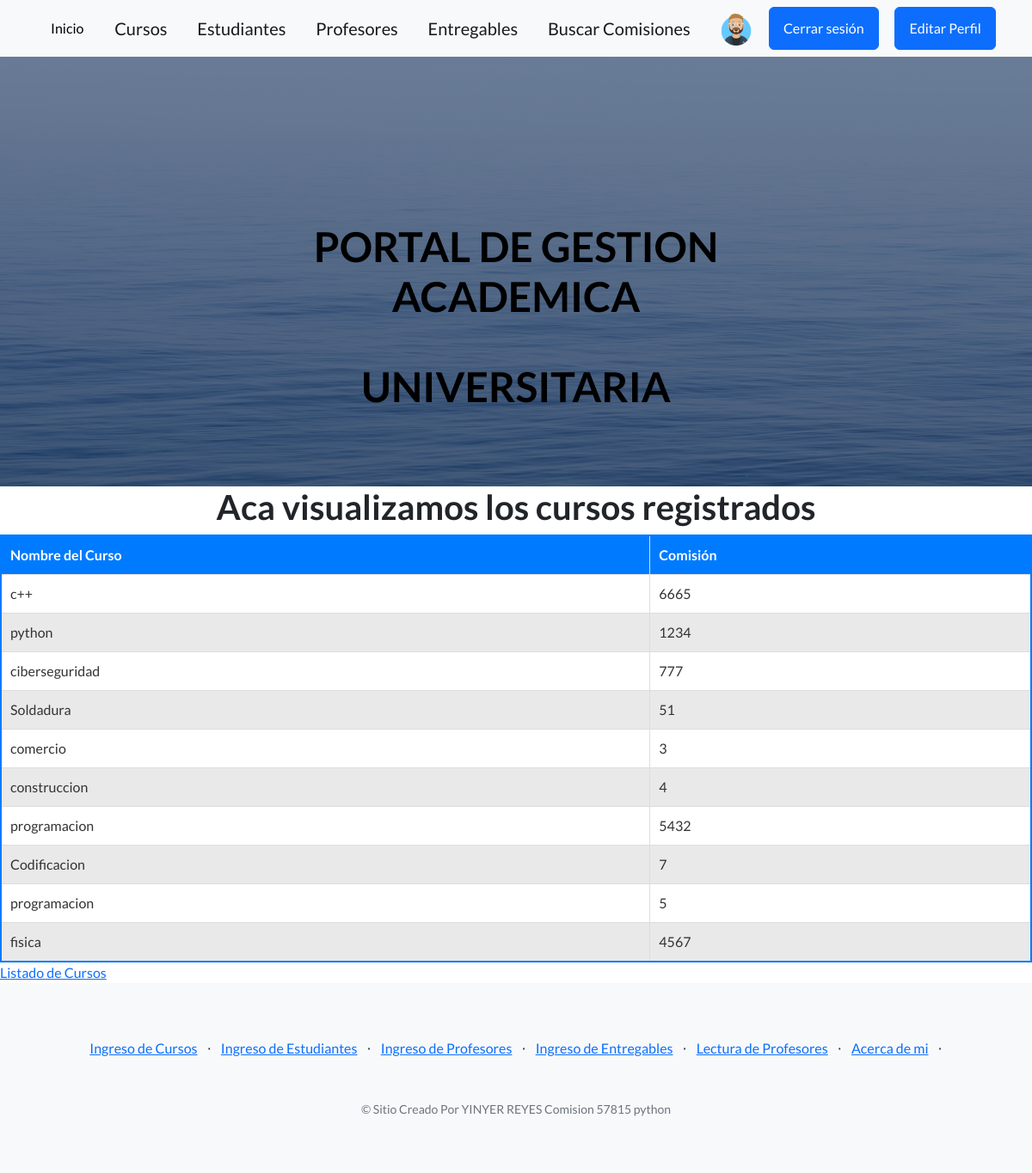
The page /appcoder/vista_cursos/ (signed in) on the database its author committed.
### usuarios/models.py (models this page shows, shortened)
class Avatar(models.Model):
    user = models.OneToOneField(User, on_delete=models.CASCADE,null=True, blank= True)
    imagen = models.ImageField(upload_to='avatares', null=True, blank= True)

### appcoder/models.py (models this page shows, shortened)
class Curso(models.Model):
    nombre = models.CharField(max_length=40)
    comision = models.IntegerField()

### appcoder/views.py (the view)
# urls.py: path("vista_cursos/", views.cursos, name="cursos"),
@login_required
def cursos(request):
    cursos = Curso.objects.all()
    return render(request, "appcoder/cursos.html", {"cursos":cursos})

### appcoder/templates/appcoder/cursos.html (shortened to what this page needs)
{% extends "appcoder/base.html"%}
{% block contenidoQueCambia %}
<head>
</head>
<body>
    <h1>Aca visualizamos los cursos registrados</h1>
</body>
</html>
<table style="width:100%; border: 2px solid #007BFF; background-color: #f5f5f5; color: #333;">
    <thead style="background-color: #007BFF; color: white;">
        <tr>
            <th style="padding: 10px; border: 1px solid #ddd;">Nombre del Curso</th>
            <th style="padding: 10px; border: 1px solid #ddd;">Comisión</th>
        </tr>
    </thead>
    <tbody>
        {% for curso in cursos %}
        <tr style="background-color: {% if forloop.counter0|divisibleby:2 %}#ffffff{% else %}#e9e9e9{% endif %};">
            <td style="padding: 10px; border: 1px solid #ddd;">{{ curso.nombre }}</td>
            <td style="padding: 10px; border: 1px solid #ddd;">{{ curso.comision }}</td>
        </tr>
        {% endfor %}
    </tbody>
</table>
<a href="{% url 'ListarCursos' %}"> Listado de Cursos </a>
{% endblock  %}

### appcoder/templates/appcoder/base.html (shortened to what this page needs)
{%load static %}
<!DOCTYPE html>
<html lang="en">
    <head>
        <link href="https://cdn.jsdelivr.net/npm/bootstrap-icons@1.5.0/font/bootstrap-icons.css" rel="stylesheet" type="text/css" />
        <link href="{% static 'appcoder/css/styles.css' %}" rel="stylesheet" />
    </head>
    <body>
        <nav class="navbar navbar-light bg-light static-top">
            <div class="container">
                <a class="btn btn-light" href="{% url 'inicio' %}">Inicio</a>
                <a class="navbar-brand" href="{% url 'cursos' %}">Cursos</a>
                <a class="navbar-brand" href="{% url 'estudiantes' %}">Estudiantes</a>
                <a class="navbar-brand" href="{% url 'profesores' %}">Profesores</a>
                <a class="navbar-brand" href="{% url 'entregables' %}">Entregables</a>
                <a class="navbar-brand" href="{% url 'Buscarcomision' %}">Buscar Comisiones</a>
                <img src="{{request.user.avatar.imagen.url}}" alt="" height="40px">
                    {% if request.user.is_authenticated %}
                        <a class="btn btn-primary" href="{% url 'logout' %}">Cerrar sesión</a>
                        <a class="btn btn-primary" href="{% url 'EditarPerfil' %}">Editar Perfil</a>
                    {%else%}
                        <a class="btn btn-primary" href="{% url 'Login' %}">Login</a>
                        <a class="btn btn-primary" href="{% url 'Register' %}">Registro</a>
                    {% endif %}
            </div>
        </nav>
    <header class="masthead">
        <div class="container position-relative">
            <div class="row justify-content-center">
                <div class="col-xl-6">
                    <div class="text-center text-black">
                        <h1 class="mb-5">PORTAL DE GESTION ACADEMICA</h1>
                        <h1 class="mb-5">UNIVERSITARIA</h1>
                    </div>
                </div>
            </div>
        </div>
    </header>
        {% block contenidoQueCambia %}
        {% endblock  %}
        <footer class="footer bg-light">
            <div class="container">
                <div class="row">
                    <div class="col-lg-12 h-100 text-center text-lg-start my-auto">
                        <ul class="list-inline mb-2">
                            {% if request.user.is_authenticated %}
                                {%if request.user.is_superuser %}
                            <div class="text-center">
                            <li class="list-inline-item"><a href="{% url 'formulariocurso' %}">Ingreso de Cursos</a></li>
                            <li class="list-inline-item">⋅</li>
                            <li class="list-inline-item"><a href="{% url 'formularioestudiantes' %}">Ingreso de Estudiantes</a></li>
                            <li class="list-inline-item">⋅</li>
                            <li class="list-inline-item"><a href="{% url 'formularioprofesores' %}"> Ingreso de Profesores</a></li>
                            <li class="list-inline-item">⋅</li>
                            <li class="list-inline-item"><a href="{% url 'formularioentregables' %}">Ingreso de Entregables</a></li>
                            <li class="list-inline-item">⋅</li>
                            <li class="list-inline-item"><a href="{% url 'LeerProfesores' %}">Lectura de Profesores</a></li>
                            <li class="list-inline-item">⋅</li>
                            <li class="list-inline-item"><a href="{% url 'About' %}">Acerca de mi</a></li>
                            <li class="list-inline-item">⋅</li>
                            </div>
                                {% endif %}
                            {% endif %}
                        </ul>
                        <div class="text-center">
                            {% if request.user.is_authenticated %}
                            <p class="text-muted small mb-4 mb-lg-0 mt-5">&copy; Sitio Creado Por YINYER REYES Comision 57815 python</p>
                            {% endif %}
                        </div>
                    </div>
                </div>
            </div>
        </footer>
    </body>
</html>

### appcoder/templates/appcoder/cursos.html (style rules this page uses)
h1 { text-align: center; }

### rows shown on the page
Curso: nombre "c++", comision "6665"
Curso: nombre "python", comision "1234"
Curso: nombre "ciberseguridad", comision "777"
Curso: nombre "Soldadura", comision "51"
Curso: nombre "comercio", comision "3"
Curso: nombre "construccion", comision "4"
Curso: nombre "programacion", comision "5432"
Curso: nombre "Codificacion", comision "7"
Curso: nombre "programacion", comision "5"
Curso: nombre "fisica", comision "4567"
